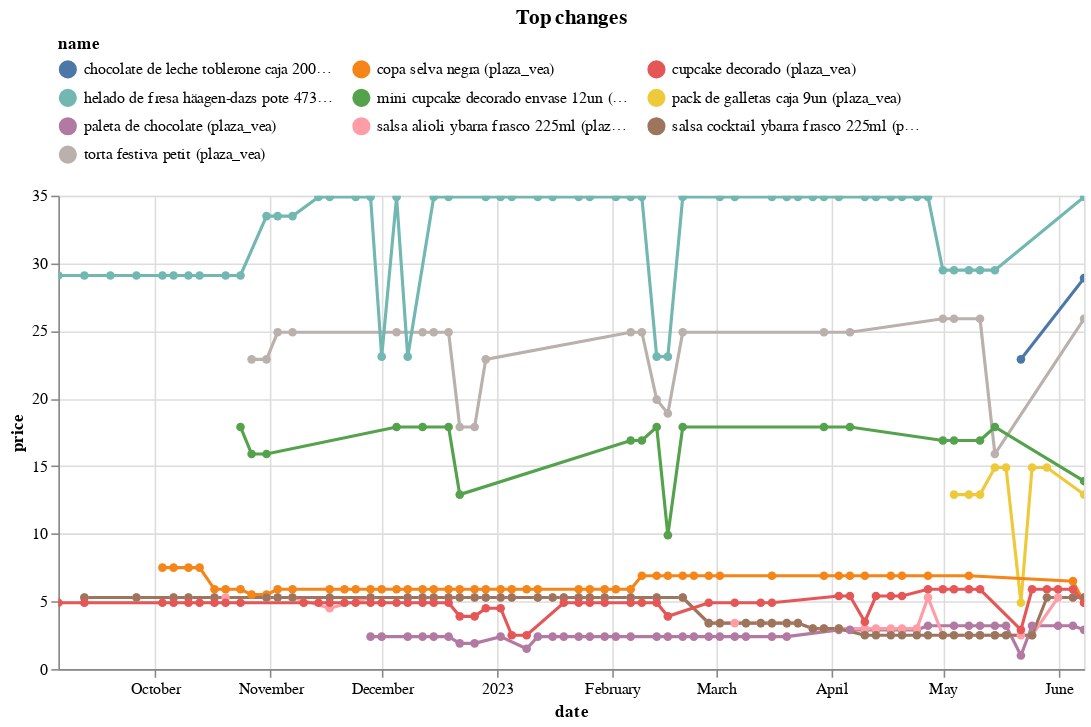

The cell this chart's notebook holds for it:
### Code cell
top_changes.head(10).pipe(plot_changes, 'Top changes')

### Figure 1 — Vega-Lite specification as saved in the notebook (floating-point values rounded to 4 significant figures; data arrays with more than 128 entries replaced by an {"elided": "..."} marker saying what was removed)
{"config": {"view": {"continuousWidth": 300, "continuousHeight": 300}, "legend": {"columns": 3, "orient": "top"}}, "data": {"name": "data-6357dd992f31b8f3059624cc78ddf29e"}, "mark": {"type": "line", "point": true}, "encoding": {"color": {"field": "name", "scale": {"domain": ["chocolate de leche toblerone caja 200g (plaza_vea)", "copa selva negra (plaza_vea)", "cupcake decorado (plaza_vea)", "helado de fresa häagen-dazs pote 473ml (plaza_vea)", "mini cupcake decorado envase 12un (plaza_vea)", "pack de galletas caja 9un (plaza_vea)", "paleta de chocolate (plaza_vea)", "salsa alioli ybarra frasco 225ml (plaza_vea)", "salsa cocktail ybarra frasco 225ml (plaza_vea)", "torta festiva petit (plaza_vea)"]}, "type": "nominal"}, "tooltip": [{"field": "name", "type": "nominal"}, {"field": "price", "type": "quantitative"}, {"field": "last_price", "type": "quantitative"}], "x": {"field": "date", "type": "temporal"}, "y": {"field": "price", "type": "quantitative"}}, "params": [{"name": "param_1", "select": {"type": "point", "fields": ["name"]}, "bind": "legend"}, {"name": "param_2", "select": {"type": "interval", "encodings": ["x", "y"]}, "bind": "scales"}], "title": "Top changes", "transform": [{"filter": {"param": "param_1"}}], "width": 650, "$schema": "https://vega.github.io/schema/vega-lite/v5.8.0.json", "datasets": {"data-6357dd992f31b8f3059624cc78ddf29e": {"elided": "370 records"}}}
